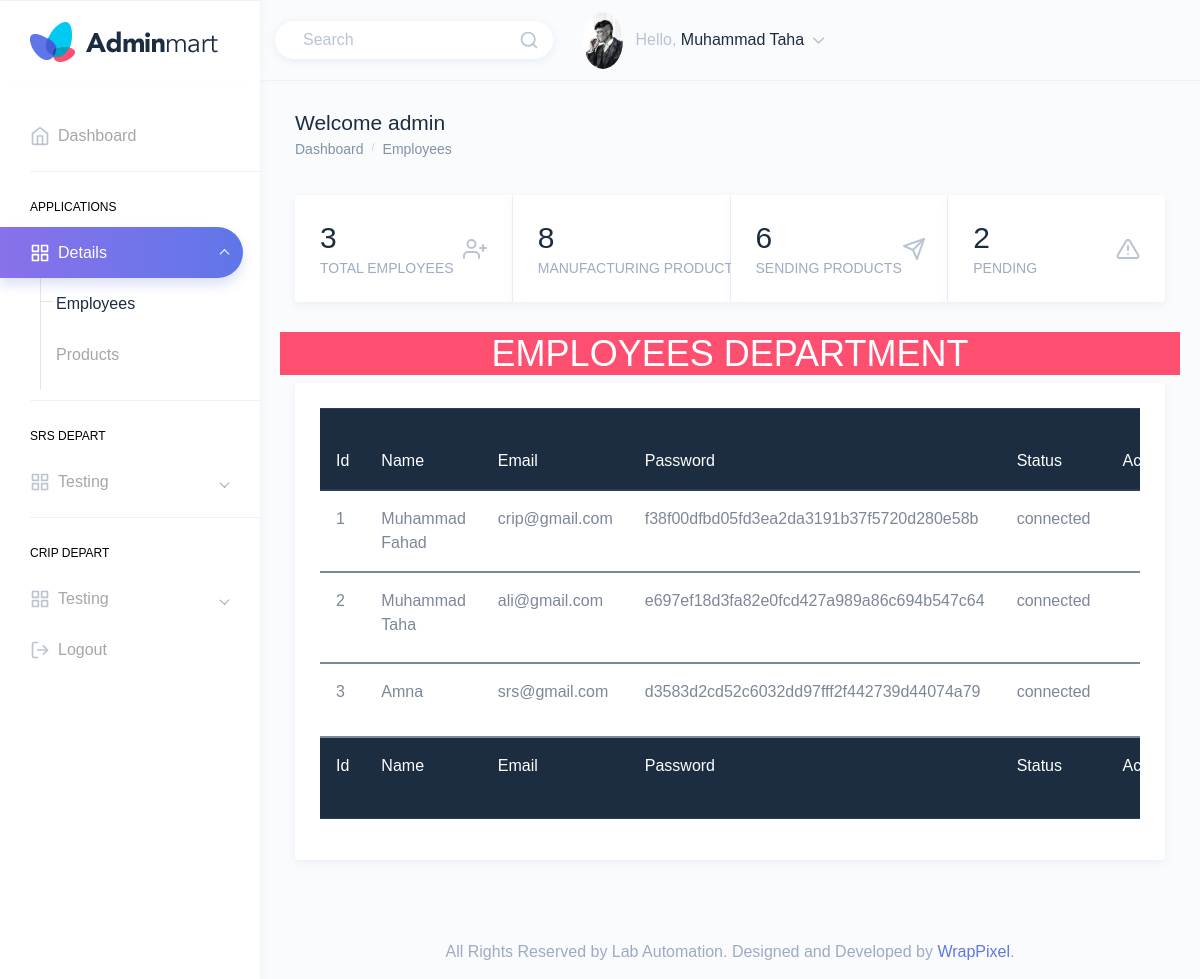
The app's page /empdetails.php (signed in) with its own data.
### tables this page shows
CREATE TABLE `users` (
  `id` int(11) NOT NULL,
  `full_name` varchar(50) NOT NULL,
  `email` varchar(100) NOT NULL,
  `password` varchar(255) NOT NULL,
  `status` varchar(255) DEFAULT NULL,
  `role_type` varchar(255) NOT NULL,
  `photo` varchar(255) NOT NULL
);

### empdetails.php (the view, shortened to what this page needs)
<?php
include './config/Conn.php';
?>
<!DOCTYPE html>
<html  lang="en">
<head>
    <link href="https://cdn.jsdelivr.net/npm/bootstrap@5.1.3/dist/css/bootstrap.min.css" rel="stylesheet">
    <link href="assets/extra-libs/c3/c3.min.css" rel="stylesheet">
    <link href="assets/extra-libs/datatables.net-bs4/css/dataTables.bootstrap4.css" rel="stylesheet">
    <link href="assets/extra-libs/jvector/jquery-jvectormap-2.0.2.css" rel="stylesheet" />
    <link href="dist/css/style.min.css" rel="stylesheet">
</head>
<body>
    <div id="main-wrapper" data-theme="light" data-layout="vertical" data-navbarbg="skin6" data-sidebartype="full"
        data-sidebar-position="fixed" data-header-position="fixed" data-boxed-layout="full">
        <header class="topbar" data-navbarbg="skin6">
            <nav class="navbar top-navbar navbar-expand-md">
                <div class="navbar-header" data-logobg="skin6">
                    <div class="navbar-brand">
                        <a href="admin.php">
                            <b class="logo-icon">
                                <img src="assets/images/logo-icon.png" alt="homepage" class="dark-logo" />
                            </b>
                            <span class="logo-text">
                                <img src="assets/images/logo-text.png" alt="homepage" class="dark-logo" />
                            </span>
                        </a>
                    </div>
                </div>
                <div class="navbar-collapse collapse" id="navbarSupportedContent">
                    <ul class="navbar-nav float-right">
                        <li class="nav-item d-none d-md-block">
                            <a class="nav-link" href="javascript:void(0)">
                                <form>
                                    <div class="customize-input">
                                        <input class="form-control custom-shadow custom-radius border-0 bg-white"
                                            type="search" placeholder="Search" aria-label="Search">
                                        <i class="form-control-icon" data-feather="search"></i>
                                    </div>
                                </form>
                            </a>
                        </li>
                        <?php
            $sql = "SELECT * FROM users WHERE id='{$_SESSION["empid"]}'";
            $result = mysqli_query($conn, $sql);
            if (mysqli_num_rows($result) > 0) {
             while ($row = mysqli_fetch_assoc($result)) {
           ?>
                        <li class="nav-item dropdown">
                            <a class="nav-link dropdown-toggle" href="javascript:void(0)" data-toggle="dropdown"
                                aria-haspopup="true" aria-expanded="false">
                                <img src="<?php echo $row["photo"]; ?>" alt="profile" class="rounded-circle"
                                    width="40">
                                <span class="ml-2 d-none d-lg-inline-block"><span>Hello,</span> <span
                                        class="text-dark"><?php echo $row["full_name"]; ?></span> <i data-feather="chevron-down"
                                        class="svg-icon"></i></span>
                            </a>
                            <?php
                   }
                }
               ?>
                        </li>
                    </ul>
                </div>
            </nav>
        </header>
        <aside class="left-sidebar" data-sidebarbg="skin6">
            <div class="scroll-sidebar" data-sidebarbg="skin6">
                <nav class="sidebar-nav">
                    <ul id="sidebarnav">
                    <li class="sidebar-item"> <a class="sidebar-link sidebar-link" href="admin.php"
                                aria-expanded="false"><i data-feather="home" class="feather-icon"></i><span
                                    class="hide-menu">Dashboard</span></a></li>
                        <li class="list-divider"></li>
                        <li class="nav-small-cap"><span class="hide-menu">Applications</span></li>
                        <li class="sidebar-item"> <a class="sidebar-link has-arrow" href="javascript:void(0)"
                                aria-expanded="false"><i data-feather="grid" class="feather-icon"></i><span
                                    class="hide-menu">Details</span></a>
                            <ul aria-expanded="false" class="collapse  first-level base-level-line">
                                <li class="sidebar-item"><a href="empdetails.php" class="sidebar-link"><span
                                            class="hide-menu"> Employees
                                        </span></a>
                                </li>
                                <li class="sidebar-item"><a href="product.php" class="sidebar-link"><span
                                            class="hide-menu"> Products
                                        </span></a>
                                </li>
                            </ul>
                        </li>
                        <li class="list-divider"></li>
                        <li class="nav-small-cap"><span class="hide-menu">SRS Depart</span></li>
                        <li class="sidebar-item"> <a class="sidebar-link has-arrow" href="javascript:void(0)"
                                aria-expanded="false"><i data-feather="grid" class="feather-icon"></i><span
                                    class="hide-menu">Testing</span></a>
                        </li>
                        <li class="list-divider"></li>
                        <li class="nav-small-cap"><span class="hide-menu">CRIP Depart</span></li>
                        <li class="sidebar-item"> <a class="sidebar-link has-arrow" href="javascript:void(0)"
                                aria-expanded="false"><i data-feather="grid" class="feather-icon"></i><span
                                    class="hide-menu">Testing</span></a>
                        </li>
                        <li class="sidebar-item"> <a class="sidebar-link sidebar-link" href="logout.php"
                                aria-expanded="false"><i data-feather="log-out" class="feather-icon"></i><span
                                    class="hide-menu">Logout</span></a></li>
                    </ul>
                </nav>
            </div>
        </aside>
        <div class="page-wrapper">
            <div class="page-breadcrumb">
                <div class="row">
                    <div class="col-7 align-self-center">
                        <h3 class="page-title text-truncate text-dark font-weight-medium mb-1">Welcome <?= $_SESSION['role']?></h3>
                        <div class="d-flex align-items-center">
                            <nav aria-label="breadcrumb">
                                <ol class="breadcrumb m-0 p-0">
                                <li class="breadcrumb-item"><a href="admin.php">Dashboard</a>
                                    </li>
                                    <li class="breadcrumb-item"><a href="empdetails.php">Employees</a>
                                    </li>
                                </ol>
                            </nav>
                        </div>
                    </div>
                </div>
            </div>
            <div class="container-fluid">
                <div class="card-group">
                    <div class="card border-right">
                        <div class="card-body">
                            <?php
                            $countquery = "SELECT * FROM users";
                            $queryrun = mysqli_query($conn,$countquery);
                            if ($totalcount = mysqli_num_rows($queryrun)) {
                            }else{
                                echo '<h3 class="mb-0" >No Data</h3>';
                            }
                            ?>
                            <div class="d-flex d-lg-flex d-md-block align-items-center">
                                <div>
                                    <div class="d-inline-flex align-items-center">
                                        <h2 class="text-dark mb-1 font-weight-medium"><?php echo $totalcount?></h2>
                                    </div>
                                    <h6 class="text-muted font-weight-normal mb-0 w-100 text-truncate">TOTAL EMPLOYEES</h6>
                                </div>
                                <div class="ml-auto mt-md-3 mt-lg-0">
                                    <span class="opacity-7 text-muted"><i data-feather="user-plus"></i></span>
                                </div>
                            </div>
                        </div>
                    </div>
                    <div class="card border-right">
                        <div class="card-body">
                        <?php
                            $countproduct = "SELECT * FROM product";
                            $queryrun1 = mysqli_query($conn,$countproduct);
                            if ($totalproduct = mysqli_num_rows($queryrun1)) {
                            }else{
                                echo '<h3 class="mb-0" >No Data</h3>';
                            }
                            ?>
                            <div class="d-flex d-lg-flex d-md-block align-items-center">
                                <div>
                                    <h2 class="text-dark mb-1 w-100 text-truncate font-weight-medium">
                                            <?php echo $totalproduct?></h2>
                                    <h6 class="text-muted font-weight-normal mb-0 w-100 text-truncate">MANUFACTURING PRODUCTS
                                    </h6>
                                </div>
                                <div class="ml-auto mt-md-3 mt-lg-0">
                                    <span class="opacity-7 text-muted"><i data-feather="edit-3"></i></span>
                                </div>
                            </div>
                        </div>
                    </div>
                    <div class="card border-right">
                        <div class="card-body">
                        <?php
                            $countsend = "SELECT * FROM product where status = 'sending'";
                            $queryrun2 = mysqli_query($conn,$countsend);
                            if ($totalsend = mysqli_num_rows($queryrun2)) {
                            }else{
                                echo '<h3 class="mb-0" >No Data</h3>';
                            }
                            ?>
                            <div class="d-flex d-lg-flex d-md-block align-items-center">
                                <div>
                                    <div class="d-inline-flex align-items-center">
                                        <h2 class="text-dark mb-1 font-weight-medium"><?php echo $totalsend?></h2>
                                    </div>
                                    <h6 class="text-muted font-weight-normal mb-0 w-100 text-truncate">SENDING PRODUCTS</h6>
                                </div>
                                <div class="ml-auto mt-md-3 mt-lg-0">
                                    <span class="opacity-7 text-muted"><i data-feather="send"></i></span>
                                </div>
                            </div>
                        </div>
                    </div>
                    <div class="card">
                        <div class="card-body">
                        <?php
                            $countpend = "SELECT * FROM product where status = 'pending'";
                            $queryrun3 = mysqli_query($conn,$countpend);
                            if ($totalpend = mysqli_num_rows($queryrun3)) {
                            }else{
                                echo '<h3 class="mb-0" >No Data</h3>';
                            }
                            ?>
                            <div class="d-flex d-lg-flex d-md-block align-items-center">
                                <div>
                                    <h2 class="text-dark mb-1 font-weight-medium"><?php echo $totalpend?></h2>
                                    <h6 class="text-muted font-weight-normal mb-0 w-100 text-truncate">PENDING</h6>
                                </div>
                                <div class="ml-auto mt-md-3 mt-lg-0">
                                    <span class="opacity-7 text-muted"><i data-feather="alert-triangle"></i></span>
                                </div>
                            </div>
                        </div>
                    </div>
                </div>
                <div class="row">
                <h1 class="text-center bg-danger text-white" style="text-transform:uppercase ;">Employees Department</h1>
                    <div class="col-12">
                        <div class="card">
                            <div class="card-body">
                            <div class="table-responsive">
                                <table  class="table table-hover" >
                                        <thead class="thead-dark">
                                            <tr>
                                        <th>Id</th>
                                        <th>Name</th>
                                        <th>Email</th>
                                        <th>Password</th>
                                        <th>Status</th>
                                        <th>Active/Deactive</th>
                                            </tr>
                                        </thead>
                                        <?php
$sql = "SELECT * FROM users";
if($result = mysqli_query($conn, $sql)){
  if(mysqli_num_rows($result) > 0){
    while($row = mysqli_fetch_array($result)){
          ?>
          <tbody>
            <tr>
              <td><?php echo $row['id'];?></td>
              <td><?php echo $row['full_name'];?></td>
              <td><?php echo $row['email'];?></td>
              <td><?php echo $row['password'];?></td>
              <td><?php echo $row['status'];?></td>
              <td>
            <center>
            <div class="form-check form-switch">
        </div>
            </center>
              </td>
            </tr>
          </tbody>
<?php
}
  }
}
?>
                                        <tfoot class="thead-dark">
                                            <tr>
                                            <th>Id</th>
                                        <th>Name</th>
                                        <th>Email</th>
                                        <th>Password</th>
                                        <th>Status</th>
                                        <th>Active/Deactive</th>
                                            </tr>
                                        </tfoot>
                                    </table>
                                    </div>
                            </div>
                        </div>
                    </div>
                </div>
            </div>
            <footer class="footer text-center text-muted">
                All Rights Reserved by Lab Automation. Designed and Developed by <a
                    href="https://wrappixel.com/">WrapPixel</a>.
            </footer>
        </div>
    </div>
</body>
</html>

### records on screen
users: photo (picture), full_name "Muhammad Taha", id "2", email "ali@gmail.com", password "e697ef18d3fa82e0fcd427a989a86c694b547c64", status "connected"
users: id "1", full_name "Muhammad Fahad", email "crip@gmail.com", password "f38f00dfbd05fd3ea2da3191b37f5720d280e58b", status "connected"
users: id "3", full_name "Amna", email "srs@gmail.com", password "d3583d2cd52c6032dd97fff2f442739d44074a79", status "connected"

### other values on screen
$_SESSION['role'] "admin"
$totalcount "3"
$totalproduct "8"
$totalsend "6"
$totalpend "2"
